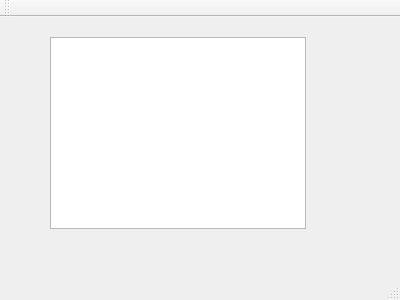
<?xml version="1.0" encoding="UTF-8"?>
<ui version="4.0">
 <class>MainWindow</class>
 <widget class="QMainWindow" name="MainWindow">
  <property name="geometry">
   <rect>
    <x>0</x>
    <y>0</y>
    <width>400</width>
    <height>300</height>
   </rect>
  </property>
  <property name="windowTitle">
   <string>MainWindow</string>
  </property>
  <widget class="QWidget" name="centralWidget">
   <widget class="QTextBrowser" name="textBrowser">
    <property name="geometry">
     <rect>
      <x>50</x>
      <y>20</y>
      <width>256</width>
      <height>192</height>
     </rect>
    </property>
   </widget>
  </widget>
  <widget class="QMenuBar" name="menuBar">
   <property name="geometry">
    <rect>
     <x>0</x>
     <y>0</y>
     <width>400</width>
     <height>23</height>
    </rect>
   </property>
  </widget>
  <widget class="QToolBar" name="mainToolBar">
   <attribute name="toolBarArea">
    <enum>TopToolBarArea</enum>
   </attribute>
   <attribute name="toolBarBreak">
    <bool>false</bool>
   </attribute>
  </widget>
  <widget class="QStatusBar" name="statusBar"/>
 </widget>
 <layoutdefault spacing="6" margin="11"/>
 <resources/>
 <connections/>
</ui>
